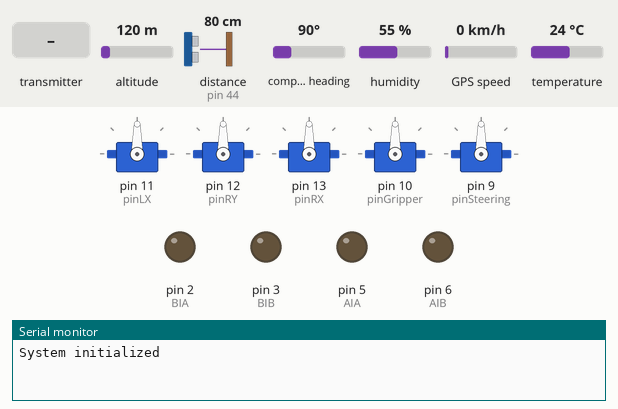
Simulated run of this sketch. Board: Arduino Mega 2560, built with avr-gcc and run on an emulated ATmega2560. On the bench: 5 × servo, output pins drawn as LEDs (lit = HIGH), the last lines printed to the serial monitor. Wiring (inferred from the names in the program): ultrasonic range finder: trigger pin 46; echo pin 44. Inputs (shaded band) come from the test bench; at power-on: distance to the obstacle (sensor on pin 44) 80 cm, altitude 120 m, compass heading 90°, humidity 55 %, GPS speed 0 km/h, temperature 24 °C. The echo pulse lasts 58.3 µs per cm; the GPS gets a fix after 3 s at 37.7749, -122.4194 with 8 satellites; no radio packets arrive unless stated; pins used as bus, display or sensor lines are not drawn.

Above: at 1.2 s.
1.3 s: the transmitter starts sending rxVal = 0
At 2.6 s:
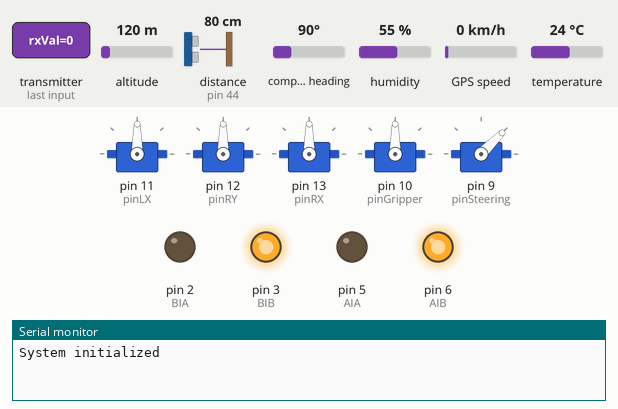
2.9 s: distance to the obstacle (sensor on pin 44) set to 22 cm
5.5 s: distance to the obstacle (sensor on pin 44) set to 18 cm
9.0 s: the transmitter starts sending mode = 1
At 10.2 s:
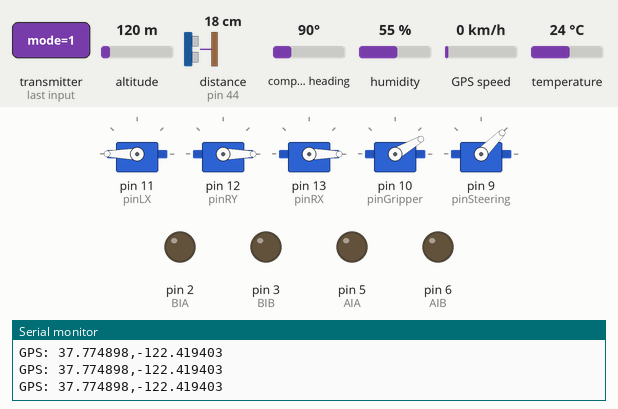
12.5 s: the transmitter starts sending lxVal = 1023
At 14.2 s:
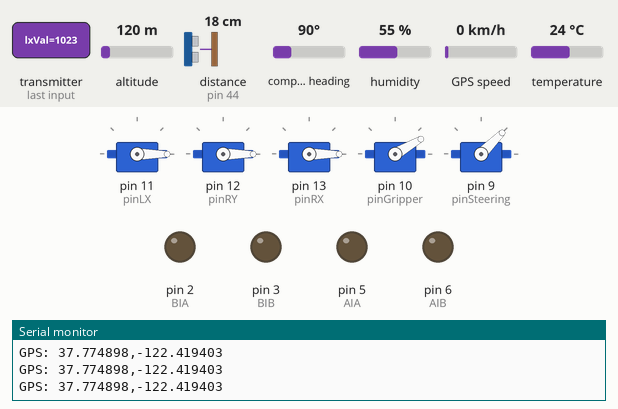
16.0 s: the transmitter starts sending mode = 0
At 16.37 s:
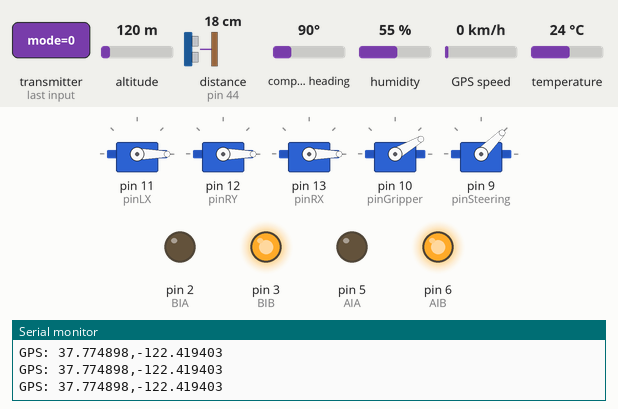
Timing chart, 0 to 20.5 s (numbered marks = the images above; inputs shaded):
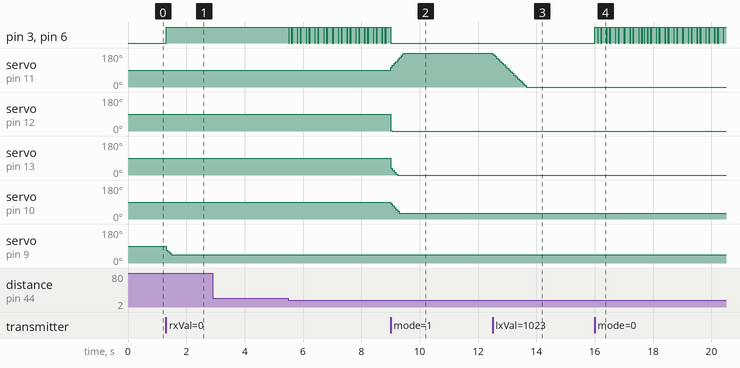

The sketch:

Rx_Rover_Code.ino
```cpp
// ========== Libaries ==========
#include <SPI.h>          // SPI library for nRF24 radio
#include <nRF24L01.h>     // nRF24L01 radio library
#include <RF24.h>         // RF24 radio control library
#include <Servo.h>        // Servo control library
#include <DHT.h>          // Temperature and humidity sensor
#include <TinyGPS++.h>    // GPS parsing library

// ========== CONSTANTS ==========
const int MAX_INPUT_LENGTH = 30;                // Max length for serial input buffer
const unsigned long SERIAL_CHECK_INTERVAL = 10; // How often to check serial port (ms)
const unsigned long ULTRASONIC_INTERVAL = 100;  // How often to check for obstacles (ms)
const int angleMin = 0, angleMax = 180;         // Servo angle limits for arm
const int gripperMin = 30, gripperMax = 160;    // Gripper servo angle limits
const int deadZone = 30;                        // Deadzone for joystick inputs
const unsigned long updateInterval = 20;        // How often to update radio (ms)
const unsigned long tempSendInterval = 10000;   // How often to send temperature (ms)

// ========== OBJECTS ==========
TinyGPSPlus gps;                                // GPS parser object
RF24 radio(7, 8);                               // Radio object (CE, CSN pins)
DHT dhtSensor(45, DHT22);                       // Temperature sensor object
Servo movementServoLX, movementServoRY, movementServoRX, gripperServo, steeringServo; // Servo objects

// ========== PIN DEFINITIONS ==========
const int pinLX = 11, pinRY = 12, pinRX = 13;   // Servo control pins
const int pinGripper = 10, pinSteering = 9;     // Gripper and steering servo pins
const int AIA = 5, AIB = 6, BIA = 2, BIB = 3;   // Motor control pins
const int trans_pin = 46;                       // Ultrasonic trigger pin
const int recv_pin = 44;                        // Ultrasonic echo pin

// ========== VARIABLES ==========
String input = "";                              // Buffer for serial input
int angleLX = 95, angleRY = 12, angleRX = 45;   // Initial servo positions
int gripperAngle = 90, steeringAngle = 75;      // Initial gripper and steering positions
// Timers for non-blocking operations
unsigned long lastSerialCheck = 0;
unsigned long lastUpdate = 0;
unsigned long lastSignal = 0;
unsigned long lastTempSend = 0;
unsigned long lastUltrasonicCheck = 0;


// ========== DATA STRUCTURES ==========
// Structure for incoming radio control data
struct ControlData {
  int rxVal, ryVal, lxVal, lyVal;      // Joystick values (0-1023)
  bool mode, mode2;                    // Mode switches
} data;

// Structure for outgoing acknowledgement data
struct AckPayload {
  float temperature;                   // Current temperature
  float latitude;                      // GPS latitude
  float longitude;                     // GPS longitude
} ack;

// ========== FUNCTION PROTOTYPES ==========
void checkGPS();                       // Check for new GPS data
void processMessage(String msg);       // Process incoming serial messages
void sendTemperature();                // Send temperature over serial
void handleInput();                    // Handle incoming control data
void checkObstacle();                  // Check for obstacles with ultrasonic sensor
int updateAngleWithDeadzone(int angle, int value, int direction, int minVal = angleMin, int maxVal = angleMax); // Update servo angle with deadzone
void driveWithJoystick(int throttle);  // Control vehicle motors
void steerWithJoystick(int input);     // Control steering servo
void STOP();                           // Stop all motors

// ========== SETUP ==========
void setup() {
  // Initialize serial ports
  Serial.begin(9600);                  // Debug serial
  Serial1.begin(9600);                 // Communication with other systems
  Serial2.begin(9600);                 // GPS serial

  dhtSensor.begin();                   // Start temperature sensor

  // Attach servos to their pins
  movementServoLX.attach(pinLX);
  movementServoRY.attach(pinRY);
  movementServoRX.attach(pinRX);
  gripperServo.attach(pinGripper);
  steeringServo.attach(pinSteering);

  // Setup ultrasonic sensor pins
  pinMode(trans_pin, OUTPUT);          // Trigger is output
  pinMode(recv_pin, INPUT);            // Echo is input

  // Motor setup
  pinMode(AIA, OUTPUT); pinMode(AIB, OUTPUT);
  pinMode(BIA, OUTPUT); pinMode(BIB, OUTPUT);

  // Radio setup
  const byte address[6] = "00010";     // Radio address
  radio.begin();
  radio.openReadingPipe(1, address);
  radio.setPALevel(RF24_PA_HIGH);      // High power level
  radio.setDataRate(RF24_1MBPS);       // 1Mbps data rate
  radio.enableAckPayload();            // Enable acknowledgement payloads
  radio.startListening();              // Start listening for controller

  Serial.println("System initialized");
}

// ========== MAIN LOOP ==========
void loop() {
  // Non-blocking serial communication check
  if (millis() - lastSerialCheck >= SERIAL_CHECK_INTERVAL) {
    lastSerialCheck = millis();
    while (Serial1.available() && input.length() < MAX_INPUT_LENGTH) {
      char c = Serial1.read();
      if (c == '\n') {                // End of message
        processMessage(input);        // Process complete message
        input = "";                   // Reset buffer
      } else {
        input += c;                   // Add character to buffer
      }
    }
  }

  checkGPS();                         // Check for new GPS data

  // Non-blocking ultrasonic obstacle check
  if (millis() - lastUltrasonicCheck >= ULTRASONIC_INTERVAL) {
    lastUltrasonicCheck = millis();
    checkObstacle();
  }

  // Radio communication handling
  if (millis() - lastUpdate >= updateInterval) {
    lastUpdate = millis();

    if (radio.available()) {          // New data available
      radio.read(&data, sizeof(data));// Read control data
      lastSignal = millis();          // Update last signal time

      // Prepare acknowledgement data
      ack.temperature = dhtSensor.readTemperature();
      radio.writeAckPayload(1, &ack, sizeof(ack));

      handleInput();                  // Process control data
    }

    // Safety feature - stop if signal lost
    if (millis() - lastSignal > 2000) {
      Serial.println("⚠️ No signal - STOPPING");
      STOP();
    }
  }

  // Periodic temperature reporting
  if (millis() - lastTempSend >= tempSendInterval) {
    lastTempSend = millis();
    sendTemperature();
  }
}

// ========== ULTRASONIC FUNCTION ==========
void checkObstacle() {
  // Only active in car mode (data.mode = false)
  if (data.mode) return;

  // Send ultrasonic pulse
  digitalWrite(trans_pin, LOW);
  delayMicroseconds(2);
  digitalWrite(trans_pin, HIGH);
  delayMicroseconds(10);
  digitalWrite(trans_pin, LOW);

  // Measure echo pulse duration with timeout (30ms = ~5m max range)
  float duration = pulseIn(recv_pin, HIGH, 30000);
  float distance_cm = duration * 0.0343 / 2;  // Convert to distance in cm

  // Stop motors if obstacle closer than 20cm (and measurement is valid)
  if (distance_cm > 0 && distance_cm < 20) {
    STOP();
  }
}
///////////////////////////////

void checkGPS() {
  // Read and parse all available GPS data
  while (Serial2.available() > 0) {
    if (gps.encode(Serial2.read())) {  // Parse GPS data
      if (gps.location.isValid()) {    // Check if location is valid
        // Update acknowledgement data with current position
        ack.latitude = gps.location.lat();
        ack.longitude = gps.location.lng();

        // Print position to debug serial
        Serial.print("GPS: ");
        Serial.print(ack.latitude, 6);
        Serial.print(",");
        Serial.println(ack.longitude, 6);
      }
    }
  }
}

void processMessage(String msg) {
  Serial.print("[MSG] Received: "); Serial.println(msg);

  // Check for location message (starts with 'L')
  if (msg.startsWith("L")) {
    msg.remove(0, 1);                  // Remove 'L' prefix
    int separator = msg.indexOf(';');  // Find coordinate separator

    if (separator == -1) {
      Serial.println("ERROR: Missing separator");
      return;
    }

    // Parse coordinates
    float latitude = msg.substring(0, separator).toFloat();
    float longitude = msg.substring(separator+1).toFloat();

    // Validate coordinates
    if (latitude == 0.0 || longitude == 0.0) {
      Serial.println("ERROR: Invalid coordinates");
      return;
    }

    // Print received coordinates
    Serial.print("Coordinates received: ");
    Serial.print(latitude, 6);
    Serial.print(", ");
    Serial.println(longitude, 6);
  }
}

// ========== TEMPERATURE REPORTING ==========
void sendTemperature() {
  // Send current temperature over serial
  Serial1.print("Temp: ");
  Serial1.print(ack.temperature, 1);
  Serial1.println(" C");
}

// ========== INPUT HANDLING ==========
void handleInput() {
  if (!data.mode) {
    // Car mode - control vehicle movement
    driveWithJoystick(data.lyVal);  // Left Y controls throttle
    steerWithJoystick(data.rxVal);  // Right X controls steering
  } else {
    // Crane mode - control robotic arm
    // Update servo angles based on joystick inputs
    angleLX = updateAngleWithDeadzone(angleLX, data.lxVal, -1);
    angleRX = updateAngleWithDeadzone(angleRX, data.rxVal, 1);
    angleRY = updateAngleWithDeadzone(angleRY, data.ryVal, 1);
    gripperAngle = updateAngleWithDeadzone(gripperAngle, data.lyVal, 1, gripperMin, gripperMax);

    // Write new angles to servos
    movementServoLX.write(angleLX);
    movementServoRY.write(angleRY);
    movementServoRX.write(angleRX);
    gripperServo.write(gripperAngle);
  }
}

// ========== SERVO CONTROL ==========
int updateAngleWithDeadzone(int angle, int value, int direction, int minVal, int maxVal) {
  // Only update angle if joystick is outside deadzone
  if (abs(value - 512) > deadZone) {
    // Map joystick position to speed (1-10)
    int speed = map(abs(value - 512), deadZone, 512, 1, 10);
    // Update angle based on direction and joystick position
    angle += (value > 512) ? speed * direction : -speed * direction;
    // Constrain angle to specified limits
    angle = constrain(angle, minVal, maxVal);
  }
  return angle;
}

// ========== VEHICLE CONTROL ==========
void driveWithJoystick(int throttle) {
  int center = 512;   // Joystick center position
  int dead = 30;      // Deadzone size

  // Forward movement
  if (throttle > center + dead) {
    int power = map(throttle, center + dead, 1023, 0, 255);
    analogWrite(AIA, power); analogWrite(AIB, 0);
    analogWrite(BIA, power); analogWrite(BIB, 0);
  }
  // Reverse movement
  else if (throttle < center - dead) {
    int power = map(throttle, center - dead, 0, 0, 255);
    analogWrite(AIA, 0); analogWrite(AIB, power);
    analogWrite(BIA, 0); analogWrite(BIB, power);
  }
  // Stop if in deadzone
  else {
    STOP();
  }
}

void steerWithJoystick(int input) {
  int center = 512;   // Joystick center position
  int dead = 30;      // Deadzone size
  // Calculate target steering angle (82 is center)
  int target = (abs(input - center) < dead) ? 82 : map(input, 0, 1023, 45, 120);

  // Smoothly move steering to target position
  if (steeringAngle < target) {
    steeringAngle = min(steeringAngle + 8, target);
  } else if (steeringAngle > target) {
    steeringAngle = max(steeringAngle - 8, target);
  }
  steeringServo.write(steeringAngle);
}

// ========== SAFETY FUNCTION ==========
void STOP() {
  // Stop all motors by setting all control pins low
  analogWrite(AIA, 0);
  analogWrite(AIB, 0);
  analogWrite(BIA, 0);
  analogWrite(BIB, 0);
}
```

Measured:
- after the input at 1.3 s, pin 3 (BIB), pin 6 (AIB): LOW → HIGH at once; servo on pin 9 (pinSteering): 90° → 59° at once, → 51° 0.12 s later, → 45° 0.06 s later
- after the input at 9.0 s, pin 3 (BIB), pin 6 (AIB): goes on until 9.0 s, then stays LOW
- after the input at 12.5 s, servo on pin 11 (pinLX): moves from 180° to 0° over 1.1 s, starting at once
